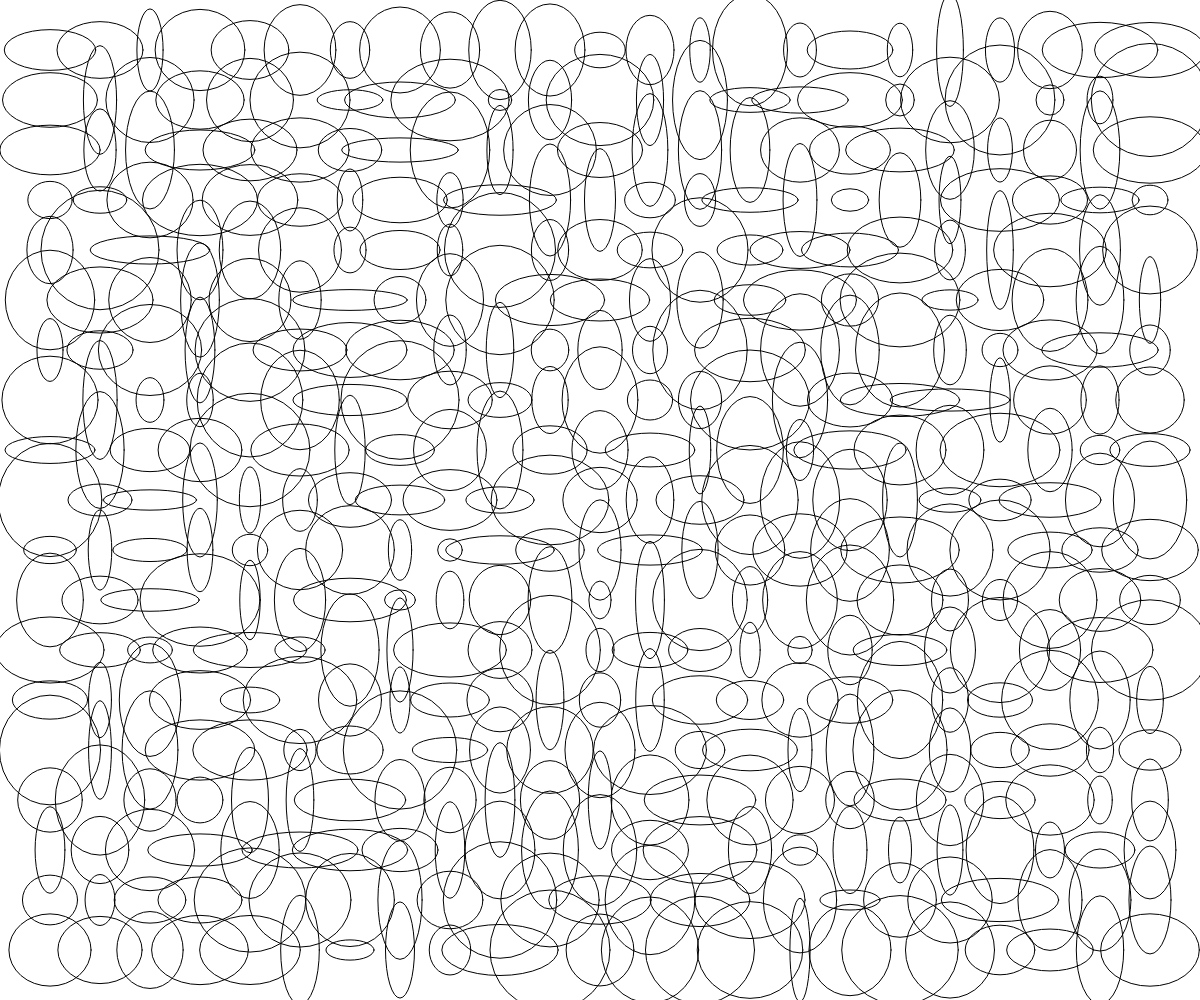
Frame 1 (no input)
Frame 60 (no input): identical to frame 1, image omitted
Frame 120 (the mouse pressed at the canvas centre since frame 60): identical to frame 1, image omitted

The p5.js sketch that drew this single still picture (run headless with seeded random() and noise() and a simulated clock; from frame 60 on, the mouse is pressed at the canvas centre):

// p5.js sketch
// ── sketch.js
function setup() {
  createCanvas(windowWidth, windowHeight);
  background(255);
  noFill();

  for (let i = 50; i < width; i += 50) {
    for (let j = 50; j < height; j += 50) {
      ellipse(i, j, random(20, 120), random(20, 120));
    }
  }
}

function draw() {}
